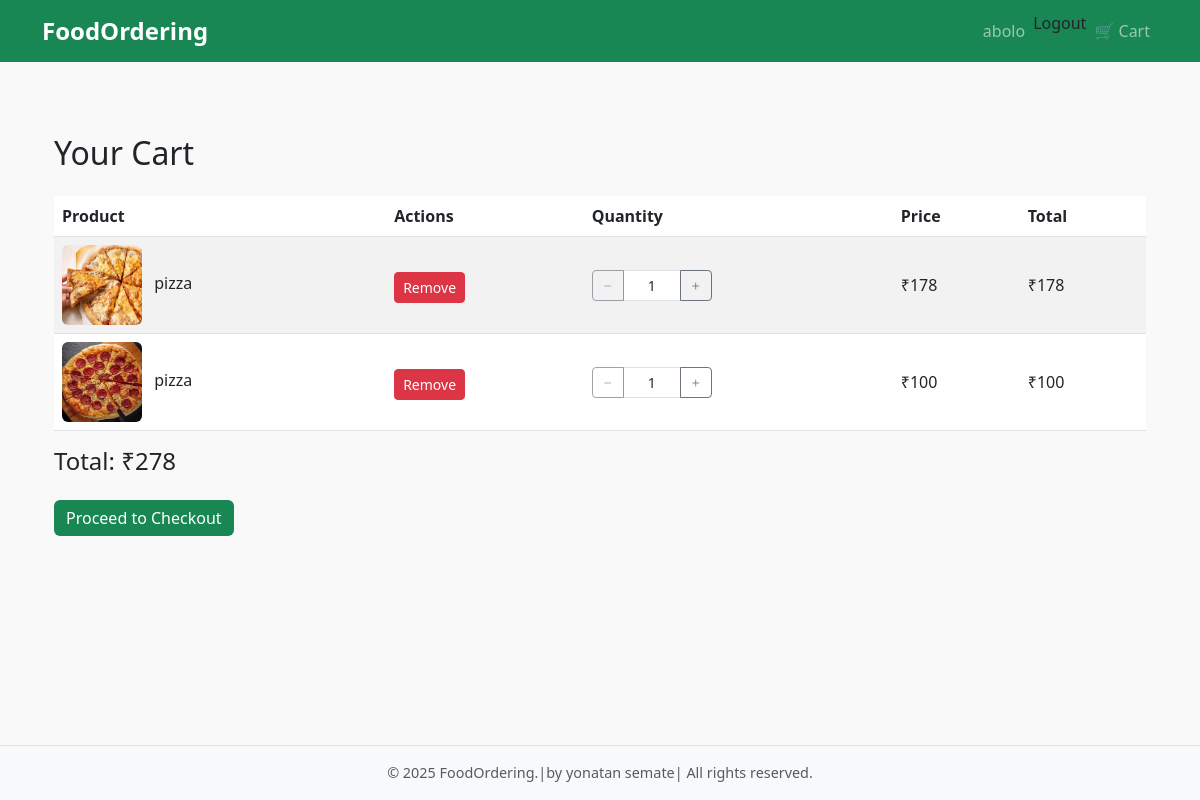
The app's page /cart/cart/ (signed in) with its own data.
### cart/models.py (models this page shows, shortened)
class CartItem(models.Model):
    user = models.ForeignKey(
        User, on_delete=models.CASCADE, null=True, blank=True
    )  # new
    session_key = models.CharField(
        max_length=100, blank=True
    )  # allow blank for logged-in users
    product = models.ForeignKey(Product, on_delete=models.CASCADE)
    quantity = models.PositiveIntegerField(default=1)
    @property
    def total_price(self):
        return self.quantity * self.product.product_price

### products/models.py (models this page shows, shortened)
class BaseModel(models.Model):
    uid = models.UUIDField(default=uuid.uuid4, editable=False, primary_key=True)
    created_at = models.DateField(auto_now_add=True)
    update_at = models.DateField(auto_now=True)
    class Meta:
        abstract = True

class ProductImages(BaseModel):
    product = models.ForeignKey(
        Product, on_delete=models.CASCADE, related_name="images"
    )
    product_images = models.ImageField(upload_to="products/", blank=True, null=True)

class Product(BaseModel):
    product_name = models.CharField(max_length=100)
    product_slug = models.SlugField(unique=True)
    product_description = models.TextField()
    product_price = models.IntegerField(default=0)
    product_demo_price = models.IntegerField(default=0)

### cart/views.py (the view)
# urls.py: path("cart/", views.view_cart, name="cart_detail"),
def view_cart(request):
    if request.user.is_authenticated:
        cart_items = CartItem.objects.filter(user=request.user)
    else:
        session_key = request.session.session_key
        if not session_key:
            request.session.create()
            session_key = request.session.session_key
        cart_items = CartItem.objects.filter(session_key=session_key)
    total = sum(item.total_price for item in cart_items)
    request.session["cart_count"] = cart_items.count()
    return render(request, "cart/cart.html", {"cart_items": cart_items, "total": total})

### cart/templates/cart/cart.html (shortened to what this page needs)
{% extends 'base.html' %}
{% block content %}
<div class="container mt-5">
    <h2 class="mb-4">Your Cart</h2>
    {% if cart_items %}
    <table class="table table-striped align-middle">
        <thead>
            <tr>
                <th>Product</th>
                <th>Actions</th>
                <th>Quantity</th>
                <th>Price</th>
                <th>Total</th>
            </tr>
        </thead>
        <tbody>
            {% for item in cart_items %}
            <tr>
                <td>
                    {% with item.product.images.first as image %}
                        {% if image %}
                            <img src="{{ image.product_images.url }}" width="80" height="80" alt="product image" class="me-2 rounded">
                        {% endif %}
                    {% endwith %}
                    {{ item.product.product_name }}
                </td>
                <td>
                    <form method="POST" action="{% url 'cart_update' item.product.uid %}" class="d-inline">
                        <button type="submit" name="action" value="remove" class="btn btn-danger btn-sm mt-1">Remove</button>
                    </form>
                </td>
                <td>
                    <form method="POST" action="{% url 'cart_update' item.product.uid %}">
                        <div class="input-group" style="max-width: 120px;"><button type="submit" name="action" value="decrement" class="btn btn-outline-secondary btn-sm" {% if item.quantity == 1 %}disabled{% endif %}>
                            <i class="bi bi-dash"></i>
                        </button>
                        <input type="text" value="{{ item.quantity }}" class="form-control text-center form-control-sm" readonly>
                        <button type="submit" name="action" value="increment" class="btn btn-outline-secondary btn-sm">
                            <i class="bi bi-plus"></i>
                        </button>
                        </div>
                    </form>
                </td>
                <td>₹{{ item.product.product_price }}</td>
                <td>₹{{ item.total_price }}</td>
            </tr>
            {% endfor %}
        </tbody>
    </table>
    <h4>Total: ₹{{ total }}</h4>
    <a href="{% url 'checkout' %}" class="btn btn-success mt-3">Proceed to Checkout</a>
    {% else %}
    <p>Your cart is empty. <a href="{% url 'product_list' %}">Start shopping</a>.</p>
    {% endif %}
</div>
{% endblock %}

### templates/base.html (shortened to what this page needs)
{% load static %}
<!DOCTYPE html>
<html lang="en">
<head>
    <link href="https://cdn.jsdelivr.net/npm/bootstrap@5.3.0/dist/css/bootstrap.min.css" rel="stylesheet" />
    <link rel="stylesheet" href="https://cdn.jsdelivr.net/npm/bootstrap-icons@1.11.3/font/bootstrap-icons.css">
    <link rel="stylesheet" href="{% static 'css/style.css' %}" />
</head>
<body class="d-flex flex-column min-vh-100">
<nav class="navbar navbar-expand-lg navbar-dark bg-success">
  <div class="container">
    <a class="navbar-brand" href="{% url 'product_list' %}">FoodOrdering</a>
    <div class="collapse navbar-collapse" id="navbarNav">
      <ul class="navbar-nav ms-auto">
        {% if user.is_authenticated %}
          <li class="nav-item">
            <a class="nav-link" href="#">{{ user.username }}</a>
          </li>
          <li class="nav-item">
            <form method="post" action="{% url 'logout' %}" class="d-inline">
              <button type="submit" class="nav-link btn btn-link p-0" style="color: inherit; text-decoration: none;">
                  Logout
              </button>
          </form>
          </li>
        {% endif %}
        <li class="nav-item">
          <a class="nav-link position-relative" href="{% url 'cart_detail' %}">
            🛒 Cart
          </a>
        </li>
      </ul>
    </div>
  </div>
</nav>
<main class="container my-4 flex-grow-1">
  {% block content %}{% endblock %}
</main>
<footer class="bg-light text-center py-3 mt-auto border-top">
  <p class="mb-0 text-muted">&copy; 2025 FoodOrdering.|by yonatan semate| All rights reserved.</p>
</footer>
</body>
</html>

### static/css/style.css (style rules this page uses)
body { font-family: "Segoe UI", sans-serif; background-color: #f9f9f9; margin: 0; padding: 0; }
.navbar-brand { font-weight: 600; font-size: 1.5rem; }
footer { background: #f8f9fa; color: #555; font-size: 0.9rem; border-top: 1px solid #ddd; padding: 1rem 0; }
.table th, .table td { vertical-align: middle; }
.btn-success { background-color: #198754; border: none; transition: background-color 0.3s ease; }
.nav-link { font-weight: 500; }

### records on screen
CartItem: product.images.first.product_images (picture), product.product_name "pizza", quantity "1", product.product_price "178", total_price "178"
CartItem: product.images.first.product_images (picture), product.product_name "pizza", quantity "1", product.product_price "100", total_price "100"

### other values on screen
{{ user.username }} "abolo"
{{ total }} "278"
